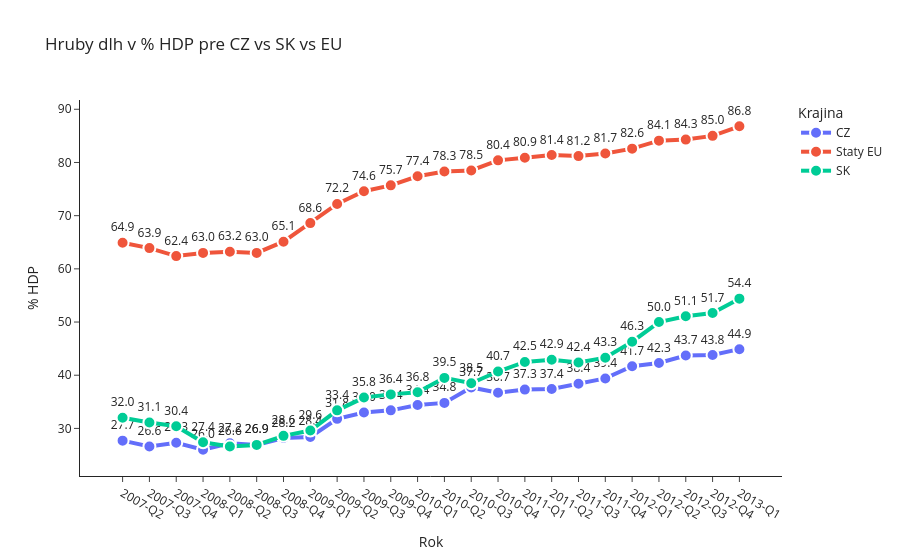

Notebook code cell kept with this figure:
### Code cell
debt_perc = eurostat.get_data_df('gov_10q_ggdebt')
debt_perc  = debt_perc[(debt_perc['geo\\TIME_PERIOD']).isin(['SK', 'CZ', 'EU27_2020']) & (debt_perc['unit'].isin(['PC_GDP'])) & (debt_perc['na_item'].isin(['GD'])) & (debt_perc['sector'].isin(['S13']))]
debt_perc = debt_perc[['unit', 'geo\\TIME_PERIOD','2007-Q1', '2007-Q2','2007-Q3','2007-Q4','2008-Q1', '2008-Q2', '2008-Q3','2008-Q4','2009-Q1', '2009-Q2', '2009-Q3','2009-Q4','2010-Q1', '2010-Q2', '2010-Q3','2010-Q4','2011-Q1', '2011-Q2', '2011-Q3','2011-Q4','2012-Q1', '2012-Q2', '2012-Q3','2012-Q4','2013-Q1']]
debt_perc['geo\\TIME_PERIOD'] = debt_perc['geo\\TIME_PERIOD'].replace({'EU27_2020': 'Staty EU'})
debt_perc = debt_perc.rename(columns={'geo\\TIME_PERIOD': 'Krajina', 'unit' : 'Jednotka'})

float_cols = ['2007-Q2','2007-Q3','2007-Q4','2008-Q1', '2008-Q2', '2008-Q3','2008-Q4','2009-Q1', '2009-Q2', '2009-Q3','2009-Q4','2010-Q1', '2010-Q2', '2010-Q3','2010-Q4','2011-Q1', '2011-Q2', '2011-Q3','2011-Q4','2012-Q1', '2012-Q2', '2012-Q3','2012-Q4','2013-Q1']

debt_perc[float_cols] = debt_perc[float_cols].astype(np.float32).round(1)


display(debt_perc.tail(100))

debt_2 = debt_perc.melt(
    id_vars=['Krajina'],
    value_vars=['2007-Q2','2007-Q3','2007-Q4','2008-Q1', '2008-Q2', '2008-Q3','2008-Q4','2009-Q1', '2009-Q2', '2009-Q3','2009-Q4','2010-Q1', '2010-Q2', '2010-Q3','2010-Q4','2011-Q1', '2011-Q2', '2011-Q3','2011-Q4','2012-Q1', '2012-Q2', '2012-Q3','2012-Q4','2013-Q1'],
    var_name='Year',
    value_name='Gross_Debt')

fig = px.line(
    debt_2,
    x='Year',
    y='Gross_Debt',
    color='Krajina',
    markers=True,
    text='Gross_Debt',
    title='Hruby dlh v % HDP pre CZ vs SK vs EU',
    labels={'Gross_Debt': '% HDP', 'Year': 'Rok'})

fig.for_each_trace(lambda t: t.update(
    mode='lines+markers+text',
    line=dict(width=4),
    marker=dict(size=12, line=dict(width=2, color='white')),
    textposition='top center',
    texttemplate='%{text:.1f}'))

fig.update_layout(template='simple_white', hovermode=False)
fig.show()

file_name = f'./Fiskalna politika/debt_perc_2005_{today}.csv'
debt_perc.to_csv(os.getcwd() + r'.\Fiskalna politika\debt_perc_2005_{}.csv'.format(today),index=True, header=True, encoding="utf-8-sig")

### Figure 1 — Plotly figure (JSON) as saved in the notebook; plotly's stock layout.template omitted (floating-point values rounded to 4 significant figures)
{"data": [{"hovertemplate": "Krajina=CZ<br>Rok=%{x}<br>% HDP=%{text}<extra></extra>", "legendgroup": "CZ", "line": {"color": "#636efa", "dash": "solid", "width": 4}, "marker": {"line": {"color": "white", "width": 2}, "size": 12, "symbol": "circle"}, "mode": "lines+markers+text", "name": "CZ", "orientation": "v", "showlegend": true, "text": [27.7, 26.6, 27.3, 26.0, 27.2, 26.9, 28.2, 28.4, 31.8, 33.0, 33.4, 34.4, 34.8, 37.7, 36.7, 37.3, 37.4, 38.4, 39.4, 41.7, 42.3, 43.7, 43.8, 44.9], "textposition": "top center", "texttemplate": "%{text:.1f}", "type": "scatter", "x": ["2007-Q2", "2007-Q3", "2007-Q4", "2008-Q1", "2008-Q2", "2008-Q3", "2008-Q4", "2009-Q1", "2009-Q2", "2009-Q3", "2009-Q4", "2010-Q1", "2010-Q2", "2010-Q3", "2010-Q4", "2011-Q1", "2011-Q2", "2011-Q3", "2011-Q4", "2012-Q1", "2012-Q2", "2012-Q3", "2012-Q4", "2013-Q1"], "xaxis": "x", "y": [27.7, 26.6, 27.3, 26.0, 27.2, 26.9, 28.2, 28.4, 31.8, 33.0, 33.4, 34.4, 34.8, 37.7, 36.7, 37.3, 37.4, 38.4, 39.4, 41.7, 42.3, 43.7, 43.8, 44.9], "yaxis": "y"}, {"hovertemplate": "Krajina=Staty EU<br>Rok=%{x}<br>% HDP=%{text}<extra></extra>", "legendgroup": "Staty EU", "line": {"color": "#EF553B", "dash": "solid", "width": 4}, "marker": {"line": {"color": "white", "width": 2}, "size": 12, "symbol": "circle"}, "mode": "lines+markers+text", "name": "Staty EU", "orientation": "v", "showlegend": true, "text": [64.9, 63.9, 62.4, 63.0, 63.2, 63.0, 65.1, 68.6, 72.2, 74.6, 75.7, 77.4, 78.3, 78.5, 80.4, 80.9, 81.4, 81.2, 81.7, 82.6, 84.1, 84.3, 85.0, 86.8], "textposition": "top center", "texttemplate": "%{text:.1f}", "type": "scatter", "x": ["2007-Q2", "2007-Q3", "2007-Q4", "2008-Q1", "2008-Q2", "2008-Q3", "2008-Q4", "2009-Q1", "2009-Q2", "2009-Q3", "2009-Q4", "2010-Q1", "2010-Q2", "2010-Q3", "2010-Q4", "2011-Q1", "2011-Q2", "2011-Q3", "2011-Q4", "2012-Q1", "2012-Q2", "2012-Q3", "2012-Q4", "2013-Q1"], "xaxis": "x", "y": [64.9, 63.9, 62.4, 63.0, 63.2, 63.0, 65.1, 68.6, 72.2, 74.6, 75.7, 77.4, 78.3, 78.5, 80.4, 80.9, 81.4, 81.2, 81.7, 82.6, 84.1, 84.3, 85.0, 86.8], "yaxis": "y"}, {"hovertemplate": "Krajina=SK<br>Rok=%{x}<br>% HDP=%{text}<extra></extra>", "legendgroup": "SK", "line": {"color": "#00cc96", "dash": "solid", "width": 4}, "marker": {"line": {"color": "white", "width": 2}, "size": 12, "symbol": "circle"}, "mode": "lines+markers+text", "name": "SK", "orientation": "v", "showlegend": true, "text": [32.0, 31.1, 30.4, 27.4, 26.6, 26.9, 28.6, 29.6, 33.4, 35.8, 36.4, 36.8, 39.5, 38.5, 40.7, 42.5, 42.9, 42.4, 43.3, 46.3, 50.0, 51.1, 51.7, 54.4], "textposition": "top center", "texttemplate": "%{text:.1f}", "type": "scatter", "x": ["2007-Q2", "2007-Q3", "2007-Q4", "2008-Q1", "2008-Q2", "2008-Q3", "2008-Q4", "2009-Q1", "2009-Q2", "2009-Q3", "2009-Q4", "2010-Q1", "2010-Q2", "2010-Q3", "2010-Q4", "2011-Q1", "2011-Q2", "2011-Q3", "2011-Q4", "2012-Q1", "2012-Q2", "2012-Q3", "2012-Q4", "2013-Q1"], "xaxis": "x", "y": [32.0, 31.1, 30.4, 27.4, 26.6, 26.9, 28.6, 29.6, 33.4, 35.8, 36.4, 36.8, 39.5, 38.5, 40.7, 42.5, 42.9, 42.4, 43.3, 46.3, 50.0, 51.1, 51.7, 54.4], "yaxis": "y"}], "layout": {"hovermode": false, "legend": {"title": {"text": "Krajina"}, "tracegroupgap": 0}, "title": {"text": "Hruby dlh v % HDP pre CZ vs SK vs EU"}, "xaxis": {"anchor": "y", "domain": [0, 1], "title": {"text": "Rok"}}, "yaxis": {"anchor": "x", "domain": [0, 1], "title": {"text": "% HDP"}}}}
